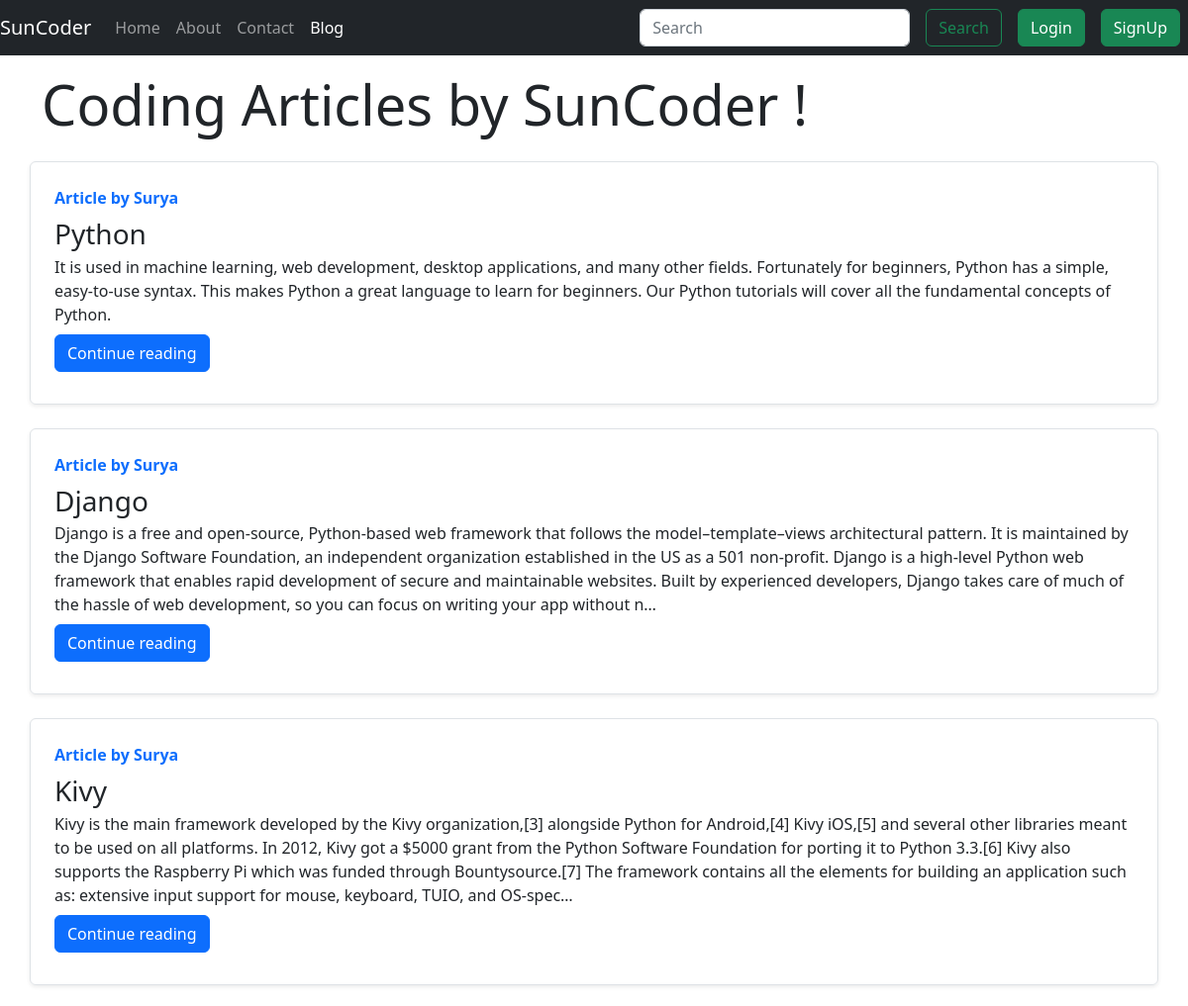
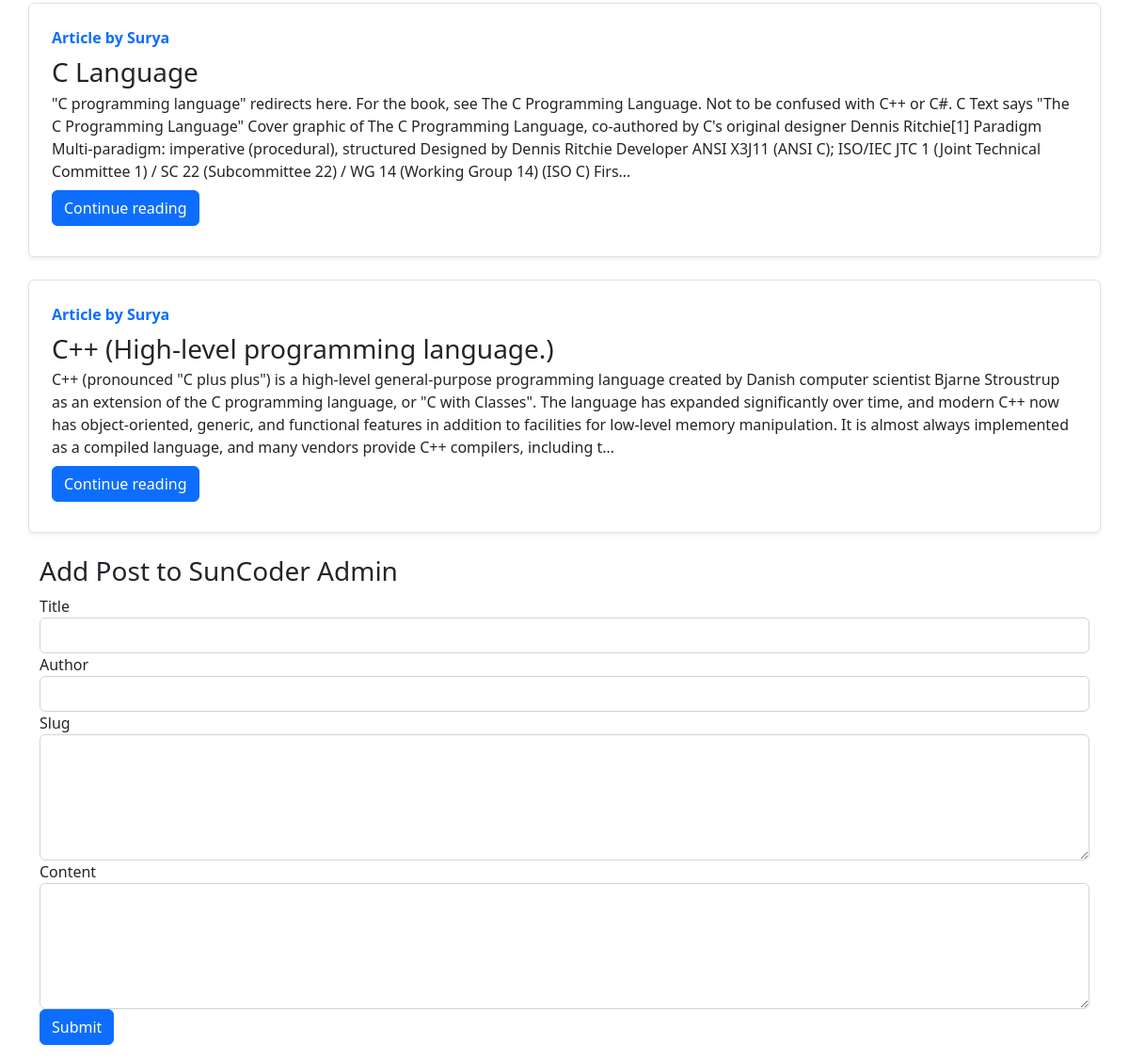
Screenshot of /blog/ with the database file from the repository (2 pictures, top to bottom).
### blog/models.py (models this page shows)
class Post(models.Model):
    sno=models.AutoField(primary_key=True)
    title=models.CharField(max_length=255)
    author=models.CharField(max_length=14)
    slug=models.CharField(max_length=130)
    content=models.TextField()
    timeStamp=models.DateTimeField(auto_now_add=True, blank=True)
    def __str__(self):
        return self.title + " by " + self.author

### blog/views.py (the view)
# urls.py: path('', views.blogHome, name="blogHome"),
def blogHome(request):
    allPosts=Post.objects.all()
    print(allPosts)
    context={'allPosts': allPosts}
    return render(request, 'blog/bloghome.html', context)

### templates/blog/bloghome.html (shortened to what this page needs)
{% extends 'base.html' %}
{% block blogactive %} active {% endblock blogactive %}
{% block body %}
<div class="container my-3">
    <marquee behavior = "alternate" scrollamount = "10" style = "border-radius: 10px;" bgcolor = "lightgreen"><h1 class="display-4">Coding Articles by SunCoder !</h1></marquee>
    {% for post in allPosts  %}
    <div class="row no-gutters border rounded overflow-hidden flex-md-row mb-4 shadow-sm h-md-250 my-4 position-relative">
        <div class="col p-4 d-flex flex-column position-static">
            <strong class="d-inline-block mb-2 text-primary">Article  by {{post.author}}</strong>
            <h3 class="mb-0">{{post.title}}</h3>
            <p class="card-text mb-auto">{{post.content| truncatechars:500}}</p>
            <div class="my-2">
            	<a href="/blog/{{post.slug}}" role="button" class="btn btn-primary">Continue reading</a>
            </div>
        </div>
        </div>
        {% endfor %}
    </div>
    <div class="container my-3">
        <h3>Add Post to SunCoder Admin</h3>
        <form action="blog/addPost" method="post">
          <div class="form-group">
            <label for="title">Title</label>
            <input type="title" class="form-control" id="title" name="title" aria-describedby="titleHelp">
          </div>
          <div class="form-group">
            <label for="author">Author</label>
            <input type="author" class="form-control" id="author" name="author">
          </div>
          <div class="form-group">
            <label for="slug">Slug</label>
            <textarea class="form-control" name="slug" id="slug" cols="30" rows="5"></textarea>
          </div>
          <div class="form-group">
            <label for="content">Content</label>
            <textarea class="form-control" name="content" id="content" cols="30" rows="5"></textarea>
          </div>
          <button type="submit" class="btn btn-primary">Submit</button>
        </form>
        </div>
 {% endblock body %}

### rows the page displays
Post: author "Surya", title "Python", content "It is used in machine learning, web development, desktop applications, and many other fields. Fortunately for beginners, Python has a simple, easy-to-use syntax. This makes Python a great language to learn for beginners. Our Python tutorials will cover all the fundamental concepts of Python."
Post: author "Surya", title "Django", content "Django is a free and open-source, Python-based web framework that follows the model–template–views architectural pattern. It is maintained by the Django Software Foundation, an independent organization established in the US as a 501 non-profit. Django is a high-level Python web framework that enables rapid development of secure and maintainable websites. Built by experienced developers, Django takes care of much of the hassle of web development, so you can focus on writing your app without n…"
Post: author "Surya", title "Kivy", content "Kivy is the main framework developed by the Kivy organization,[3] alongside Python for Android,[4] Kivy iOS,[5] and several other libraries meant to be used on all platforms. In 2012, Kivy got a $5000 grant from the Python Software Foundation for porting it to Python 3.3.[6] Kivy also supports the Raspberry Pi which was funded through Bountysource.[7] The framework contains all the elements for building an application such as: extensive input support for mouse, keyboard, TUIO, and OS-spec…"
Post: author "Surya", title "C Language", content "\"C programming language\" redirects here. For the book, see The C Programming Language. Not to be confused with C++ or C#. C Text says \"The C Programming Language\" Cover graphic of The C Programming Language, co-authored by C's original designer Dennis Ritchie[1] Paradigm Multi-paradigm: imperative (procedural), structured Designed by Dennis Ritchie Developer ANSI X3J11 (ANSI C); ISO/IEC JTC 1 (Joint Technical Committee 1) / SC 22 (Subcommittee 22) / WG 14 (Working Group 14) (ISO C) Firs…"
Post: author "Surya", title "C++ (High-level programming language.)", content "C++ (pronounced \"C plus plus\") is a high-level general-purpose programming language created by Danish computer scientist Bjarne Stroustrup as an extension of the C programming language, or \"C with Classes\". The language has expanded significantly over time, and modern C++ now has object-oriented, generic, and functional features in addition to facilities for low-level memory manipulation. It is almost always implemented as a compiled language, and many vendors provide C++ compilers, including t…"
